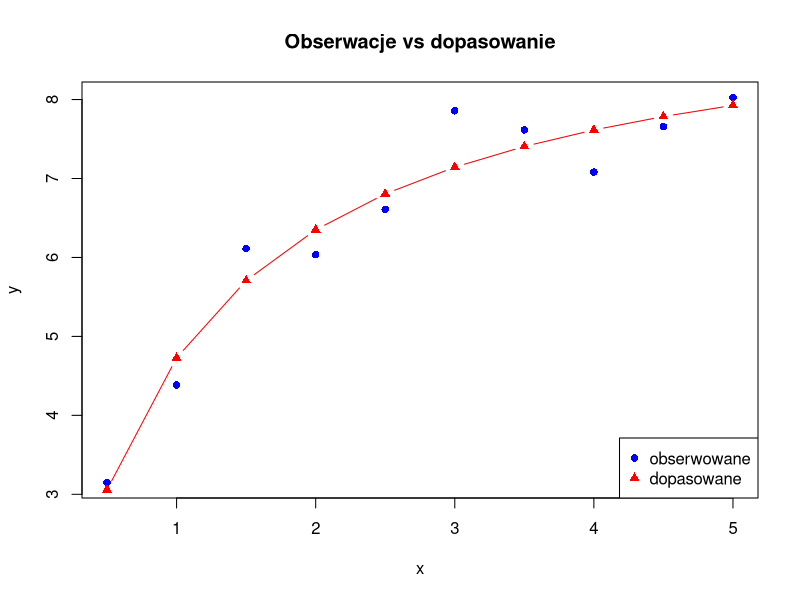

Recreate this plot in R.
## ---- chunk 1
knitr::opts_chunk$set(echo = TRUE)
knitr::opts_chunk$set(warning = FALSE, message = FALSE) 
knitr::opts_chunk$set(fig.pos = "H", out.extra = "", fig.align = "center")

library(xtable)
library(MASS)

## ---- chunk 2
set.seed(123)
n <- 10
x <- (1:n) / 2
beta.1 <- 10
beta.2 <- 3
beta.3 <- 2
sigma.kwadrat <- (1/2)^2
varepsilon <- rnorm(n, mean = 0, sd = sqrt(sigma.kwadrat))
y <- (beta.1 * x) / (beta.2 + x) + beta.3 + varepsilon
## ---- chunk 3
g <- function(x, beta.1, beta.2, beta.3) {
  return((beta.1 * x) / (beta.2 + x) + beta.3)
}
## ---- chunk 4
gradient <- function(x, beta.1, beta.2, beta.3) {
  g.1 <- x / (beta.2 + x)
  g.2 <- -(beta.1 * x) / (beta.2 + x)^2
  g.3 <- rep(1, length(x))
  return(c(g.1, g.2, g.3))
}
## ---- chunk 5
M <- 100
epsilon <- 0.0001

G.j <- function(x, beta.1, beta.2, beta.3) {
  g.1 <- x / (beta.2 + x)
  g.2 <- -(beta.1 * x) / (beta.2 + x)^2
  g.3 <- rep(1, length(x))
  return(cbind(g.1, g.2, g.3))
}
## ---- chunk 6
beta.j <- function(x, y, beta.1, beta.2, beta.3) {
  G <- G.j(x, beta.1, beta.2, beta.3)
  g_vec <- g(x, beta.1, beta.2, beta.3)
  residuals <- y - g_vec
  GTG <- t(G) %*% G
  delta <- ginv(GTG) %*% t(G) %*% residuals
  beta_new <- c(beta.1, beta.2, beta.3) + as.vector(delta)
  return(beta_new)
}
## ---- chunk 7
Gauss.Newton <- function(x, y, beta.1, beta.2, beta.3, M, epsilon) {
  beta_curr <- c(beta.1, beta.2, beta.3)
  n <- length(x)
  
  result <- matrix(NA, nrow = M + 1, ncol = 4)
  
  # Krok startowy
  residuals_start <- y - g(x, beta_curr[1], beta_curr[2], beta_curr[3])
  sigma2_start <- sum(residuals_start^2) / n
  result[1, ] <- c(beta_curr, sigma2_start)
  
  for (j in 1:M) {
    beta_new <- beta.j(x, y, beta_curr[1], beta_curr[2], beta_curr[3])
    
    residuals <- y - g(x, beta_new[1], beta_new[2], beta_new[3])
    sigma2 <- sum(residuals^2) / n
    
    result[j + 1, ] <- c(beta_new, sigma2)
    if (norm(beta_new - beta_curr, type = "2") <= epsilon) {
      result <- result[1:(j + 1), , drop = FALSE]
      break
    }
    
    beta_curr <- beta_new
  }
  
  return(result)
}
## ---- chunk 8
wiarogodnosc <- function(x, y, beta.1, beta.2, beta.3, sigma) {
  n <- length(x)
  residuals <- y - g(x, beta.1, beta.2, beta.3)
  L <- -n/2 * log(2 * pi) - n/2 * log(sigma^2) - sum(residuals^2) / (2 * sigma^2)
  return(L)
}
## ---- chunk 9

tab.1<-Gauss.Newton(x,y,
                    beta.1 = 8,
                    beta.2 = 2,
                    beta.3 = 1,
                    M = M,
                    epsilon = epsilon)

w <- numeric(nrow(tab.1))

for (i in 1:nrow(tab.1)) {
  w[i] <- wiarogodnosc(x,
                       y,
                       tab.1[i,1],
                       tab.1[i,2],
                       tab.1[i,3],
                       sqrt(tab.1[i,4]))
}

m1 <- nrow(tab.1)

tab.1.df <- data.frame(kroki = 1:m1,
                       tab.1,
                       w)

tab.1.df[m1,1] <- paste(tab.1.df[m1,1],"(ostatni)")

colnames(tab.1.df) <- c("kroki algorytmu",
                        "$\\hat{\\beta_1}^{(s)}$",
                        "$\\hat{\\beta_2}^{(s)}$",
                        "$\\hat{\\beta_3}^{(s)}$",
                        "$\\hat{\\sigma^2}^{(s)}$",
                        "$L\\left(\\hat{\\beta}^{(s)},\\hat{\\sigma^2}^{(s)}\\right)$")

## ---- chunk 10
print(xtable(tab.1.df, digits = c(1,1,5,5,5,7,7)),
      sanitize.text.function=function(x){x},
      comment = FALSE,
      include.rownames=FALSE)
## ---- chunk 11
beta.hat <- as.numeric(tab.1.df[nrow(tab.1.df), 2:4])
porownanie <- data.frame(
  parametr = c("beta1", "beta2", "beta3"),
  prawdziwe = c(10, 3, 2),
  estymowane = round(beta.hat, 5)
)
print(xtable(porownanie, digits = c(0, 0, 2, 5)),
      include.rownames = FALSE,
      comment = FALSE)
## ---- chunk 12
y.hat <- g(x, beta.hat[1], beta.hat[2], beta.hat[3])

plot(x, y, pch = 16, col = "blue",
     xlab = "x", ylab = "y",
     main = "Obserwacje vs dopasowanie")
lines(x, y.hat, pch = 17, col = "red", type = "b")
legend("bottomright",
       legend = c("obserwowane", "dopasowane"),
       col = c("blue", "red"),
       pch = c(16, 17))
## ---- chunk 13
kowariancja <- function(s.kwadrat, G) {
  return(s.kwadrat * ginv(t(G) %*% G))
}
## ---- chunk 14
n <- length(x)
p <- 3
beta.hat <- as.numeric(tab.1.df[nrow(tab.1.df), 2:4])
G.hat <- G.j(x, beta.hat[1], beta.hat[2], beta.hat[3])
s.kwadrat <- sum((y - g(x, beta.hat[1], beta.hat[2], beta.hat[3]))^2) / (n - p)
cov.beta <- kowariancja(s.kwadrat, G.hat)
print(xtable(cov.beta, digits = 5),
      comment = FALSE)
## ---- chunk 15
tab.2 <- Gauss.Newton(x, y, beta.1 = 9.7, beta.2 = 2.9, beta.3 = 2,
                      M = M, epsilon = epsilon)

tab.3 <- Gauss.Newton(x, y, beta.1 = 1, beta.2 = 1, beta.3 = 1,
                      M = M, epsilon = epsilon)
## ---- chunk 16
get.last <- function(tab) round(tab[nrow(tab), ], 5)

tab.1.mat <- Gauss.Newton(x, y, beta.1 = 8, beta.2 = 2, beta.3 = 1, M = M, epsilon = epsilon)

porownanie.all <- data.frame(
  punkt.startowy = c("(8, 2, 1)", "(9.7, 2.9, 2)", "(1, 1, 1)"),
  beta1.hat = c(get.last(tab.1.mat)[1], get.last(tab.2)[1], get.last(tab.3)[1]),
  beta2.hat = c(get.last(tab.1.mat)[2], get.last(tab.2)[2], get.last(tab.3)[2]),
  beta3.hat = c(get.last(tab.1.mat)[3], get.last(tab.2)[3], get.last(tab.3)[3]),
  sigma2.hat = c(get.last(tab.1.mat)[4], get.last(tab.2)[4], get.last(tab.3)[4])
)
print(xtable(porownanie.all, digits = c(0, 0, 5, 5, 5, 5)),
      include.rownames = FALSE,
      comment = FALSE)
